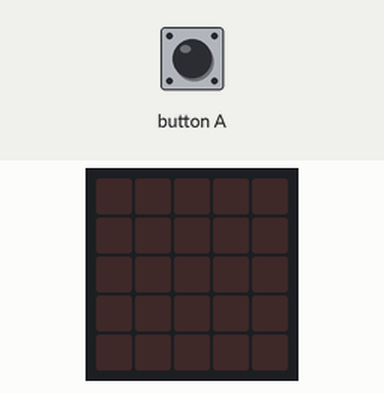
The program below on a simulated BBC micro:bit (MakeCode). On the bench: the board's 5×5 LED display. The inputs (shaded band) are chosen by the test bench.

Above: at 1.2 s.
1.3 s: button A pressed for 0.15 s
At 1.8 s:
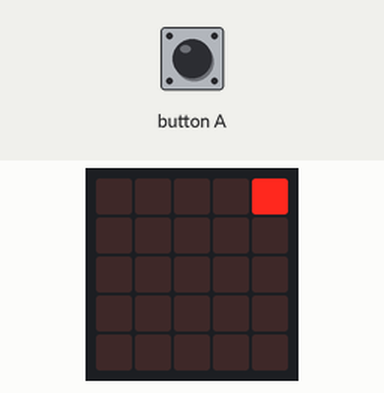
At 2.3 s:
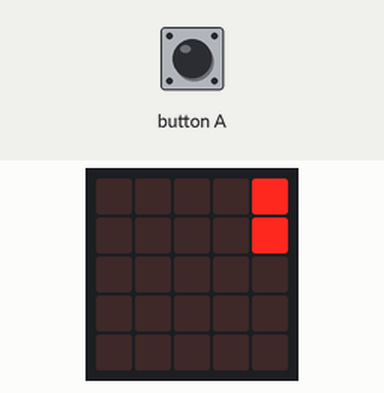
Timing chart, 0 to 4.3 s (numbered marks = the images above; inputs shaded):
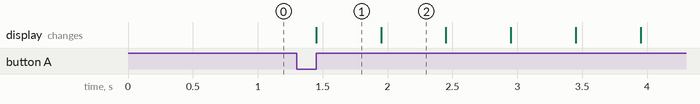

The program:

main.ts
```typescript
input.onButtonPressed(Button.A, function () {
    basic.showLeds(`
        . . . . #
        . . . . .
        . . . . .
        . . . . .
        . . . . .
        `)
    basic.pause(100)
    basic.showLeds(`
        . . . . #
        . . . . #
        . . . . .
        . . . . .
        . . . . .
        `)
    basic.pause(100)
    basic.showLeds(`
        . . . . #
        . . . . #
        . . . . #
        . . . . .
        . . . . .
        `)
    basic.pause(100)
    basic.showLeds(`
        . . . . #
        . . . . #
        . . . . #
        . . . . #
        . . . . .
        `)
    basic.pause(100)
    basic.showLeds(`
        . . . . .
        . . . . #
        . . . . #
        . . . . #
        . . . . #
        `)
    basic.pause(100)
    basic.showLeds(`
        . . # # .
        . . . . #
        . . . . #
        . . . . #
        . . . . #
        `)
    basic.pause(100)
    basic.showLeds(`
        . . . # .
        . . # # #
        . . . . #
        . . . . #
        . . . . #
        `)
    basic.pause(100)
    basic.showLeds(`
        . . # . .
        . . # . #
        . # # . #
        . . . . #
        . . . . #
        `)
    basic.pause(100)
    basic.showLeds(`
        . . . . .
        . . . . #
        . # . . #
        . # # # #
        . . . . #
        `)
    basic.pause(100)
    basic.showLeds(`
        . . . . .
        . . . . #
        . . . . #
        . # . . #
        . # # # #
        `)
    basic.pause(100)
    basic.showLeds(`
        # # . . .
        . . . . #
        . . . . #
        . # . . #
        . # # # #
        `)
    basic.pause(100)
    basic.showLeds(`
        # . . . .
        # # # . #
        . . . . #
        . # . . #
        . # # # #
        `)
    basic.pause(100)
    basic.showLeds(`
        . . . . .
        # # . . #
        # . . . #
        # # . . #
        . # # # #
        `)
    basic.pause(100)
    basic.showLeds(`
        . . . . .
        . . . . #
        # # . . #
        # # . . #
        # # # # #
        `)
    basic.pause(100)
    basic.showLeds(`
        . . . . .
        . . . . #
        # # . . #
        # # . . #
        . . . . .
        `)
    basic.showLeds(`
        . . . . .
        . . . . #
        # # . . #
        # # . . #
        # # # # #
        `)
    basic.showLeds(`
        . . . . .
        . . . . .
        . . . . #
        # # . . #
        # # . . #
        `)
    basic.pause(100)
    basic.showLeds(`
        . . # # .
        . . . . .
        . . . . #
        # # . . #
        # # . . #
        `)
    basic.pause(100)
    basic.showLeds(`
        . . # # .
        . . # # .
        . . . . #
        # # . . #
        # # . . #
        `)
    basic.pause(100)
    basic.showLeds(`
        . . . . .
        . . # # .
        . . # # #
        # # . . #
        # # . . #
        `)
    basic.pause(100)
    basic.showLeds(`
        . . . . .
        . . . . .
        . . # # #
        # # # # #
        # # . . #
        `)
    basic.showLeds(`
        . . . . .
        . . . . .
        . . . . #
        # # # # #
        # # # # #
        `)
    basic.showLeds(`
        . . . . .
        . . . . .
        . . . . #
        . . . . .
        . . . . .
        `)
    basic.showLeds(`
        . . . . .
        . . . . .
        . . . . #
        # # # # #
        # # # # #
        `)
    basic.showLeds(`
        . . . . .
        . . . . .
        . . . . .
        . . . . .
        . . . . #
        `)
    basic.pause(100)
    basic.showLeds(`
        . . # # .
        . . . . .
        . . . . .
        . . . . .
        . . . . #
        `)
    basic.pause(100)
    basic.showLeds(`
        . . . # #
        . . # # .
        . . . . .
        . . . . .
        . . . . #
        `)
    basic.pause(100)
    basic.showLeds(`
        . . . . .
        . . . # #
        . . # # .
        . . . . .
        . . . . #
        `)
    basic.pause(100)
    basic.showLeds(`
        . . . . .
        . . . . .
        . . . # #
        . . # # .
        . . . . #
        `)
    basic.pause(100)
    basic.showLeds(`
        . . . . .
        . . . . .
        . . . . .
        . . . # #
        . . # # #
        `)
    basic.pause(100)
    basic.showLeds(`
        . # # . .
        . . . . .
        . . . . .
        . . . # #
        . . # # #
        `)
    basic.pause(100)
    basic.showLeds(`
        # # . . .
        . # # . .
        . . . . .
        . . . # #
        . . # # #
        `)
    basic.pause(100)
    basic.showLeds(`
        . . # . .
        . # # . .
        . # . . .
        . . . # #
        . . # # #
        `)
    basic.pause(100)
    basic.showLeds(`
        . . . . .
        . . # . .
        . # # . .
        . # . # #
        . . # # #
        `)
    basic.pause(100)
    basic.showLeds(`
        . . . . .
        . . . . .
        . . # . .
        . # # # #
        . # # # #
        `)
    basic.pause(100)
    basic.showLeds(`
        . . . # #
        . . . . .
        . . # . .
        . # # # #
        . # # # #
        `)
    basic.pause(100)
    basic.showLeds(`
        . . . . #
        . . . # #
        . . # . .
        . # # # #
        . # # # #
        `)
    basic.pause(100)
    basic.showLeds(`
        . . . . #
        . . . . #
        . . # # #
        . # # # #
        . # # # #
        `)
    basic.pause(100)
    basic.showLeds(`
        . # # . #
        . . . . #
        . . # # #
        . # # # #
        . # # # #
        `)
    basic.pause(100)
    basic.showLeds(`
        . # # # #
        . # . . #
        . . # # #
        . # # # #
        . # # # #
        `)
    basic.pause(100)
    basic.showLeds(`
        . . . . #
        . # # # #
        . # # # #
        . # # # #
        . # # # #
        `)
    basic.pause(100)
    basic.showLeds(`
        # . . . #
        . # # # #
        . # # # #
        . # # # #
        . # # # #
        `)
    basic.pause(100)
    basic.showLeds(`
        # . . . #
        # # # # #
        . # # # #
        . # # # #
        . # # # #
        `)
    basic.pause(100)
    basic.showLeds(`
        # . . . #
        # # # # #
        # # # # #
        . # # # #
        . # # # #
        `)
    basic.pause(100)
    basic.showLeds(`
        # . . . #
        # # # # #
        # # # # #
        # # # # #
        . # # # #
        `)
    basic.pause(100)
    basic.showLeds(`
        . . . . #
        # # # # #
        # # # # #
        # # # # #
        # # # # #
        `)
    basic.pause(100)
    basic.showLeds(`
        . . . . #
        . . . . .
        . . . . .
        . . . . .
        . . . . .
        `)
    basic.pause(100)
    basic.showLeds(`
        . . . . #
        # # # # #
        # # # # #
        # # # # #
        # # # # #
        `)
    basic.pause(100)
    basic.showLeds(`
        . . . . #
        . . . . .
        . . . . .
        . . . . .
        . . . . .
        `)
    basic.pause(100)
    basic.showLeds(`
        . . . . .
        . . . . .
        . . . . .
        . . . . .
        . . . . #
        `)
    basic.pause(100)
    basic.showLeds(`
        # . . . .
        . . . . .
        . . . . .
        . . . . .
        . . . . #
        `)
    basic.pause(100)
    basic.showLeds(`
        # . . . .
        # . . . .
        . . . . .
        . . . . .
        . . . . #
        `)
    basic.pause(100)
    basic.showLeds(`
        . . . . .
        . . . . .
        # # # # .
        . . . . .
        . . . . #
        `)
    basic.pause(100)
    basic.showLeds(`
        . . . . .
        . . . . .
        . . . . .
        # # # # .
        . . . . #
        `)
    basic.pause(100)
    basic.showLeds(`
        . . . . .
        . . . . .
        . . . . .
        . . . . .
        # # # # #
        `)
    basic.pause(100)
    basic.showLeds(`
        . . . . .
        . . . . .
        . . . . .
        . . . . .
        . . . . .
        `)
    basic.pause(100)
    basic.showLeds(`
        . . . . .
        . . . . .
        . . . . .
        . . . . .
        # # # # #
        `)
    basic.pause(100)
    basic.showLeds(`
        . . . . .
        . . . . .
        . . . . .
        . . . . .
        # . . . .
        `)
    basic.showLeds(`
        . . . . .
        . . . . .
        # . . . .
        . . . . .
        . . . . .
        `)
    basic.showLeds(`
        # . . . .
        . . . . .
        . . . . .
        . . . . .
        . . . . .
        `)
    basic.showLeds(`
        . . # . .
        . . . . .
        . . . . .
        . . . . .
        . . . . .
        `)
    basic.showLeds(`
        . . . . #
        . . . . .
        . . . . .
        . . . . .
        . . . . .
        `)
    basic.showLeds(`
        . . . . .
        . . . . .
        . . . . #
        . . . . .
        . . . . .
        `)
    basic.showLeds(`
        . . . . .
        . . . . .
        . . . . .
        . . . . .
        . . . . #
        `)
    basic.showLeds(`
        . . . . .
        . . . . .
        . . . . .
        . . . . .
        . . # . .
        `)
    basic.showLeds(`
        . . . . .
        . . . . .
        . . . . .
        . # . . .
        . . . . .
        `)
    basic.showLeds(`
        . . . . .
        . # . . .
        . . . . .
        . . . . .
        . . . . .
        `)
    basic.showLeds(`
        . . . . .
        . . . # .
        . . . . .
        . . . . .
        . . . . .
        `)
    basic.showLeds(`
        . . . . .
        . . . . .
        . . . . .
        . . . # .
        . . . . .
        `)
    basic.showLeds(`
        . . . . .
        . . . . .
        . . # . .
        . . . . .
        . . . . .
        `)
    basic.showString("YOU WIN.")
})
```

test.ts
```typescript
// test ender her, dette bliver ikke kompileret, når denne pakke bruges som en udvidelse.
```

Measured:
- after the input at 1.3 s, the display: changes after 0.15 s (image 1)
- what the display in image 1 shows lasts 0.5 s, from 1.5 s to 2.0 s
